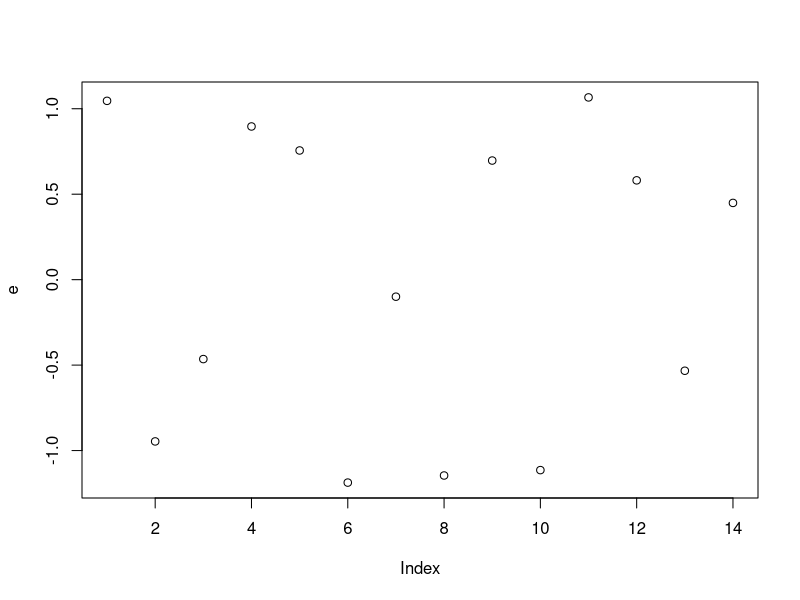
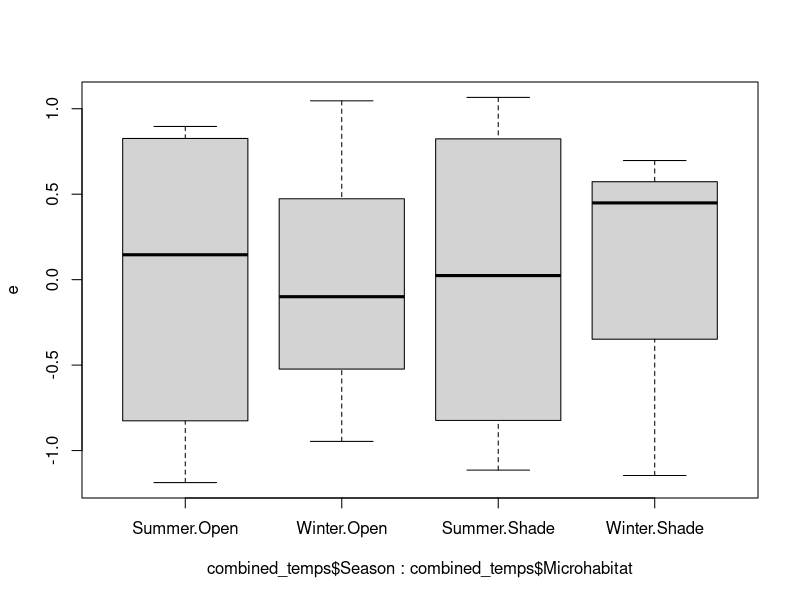
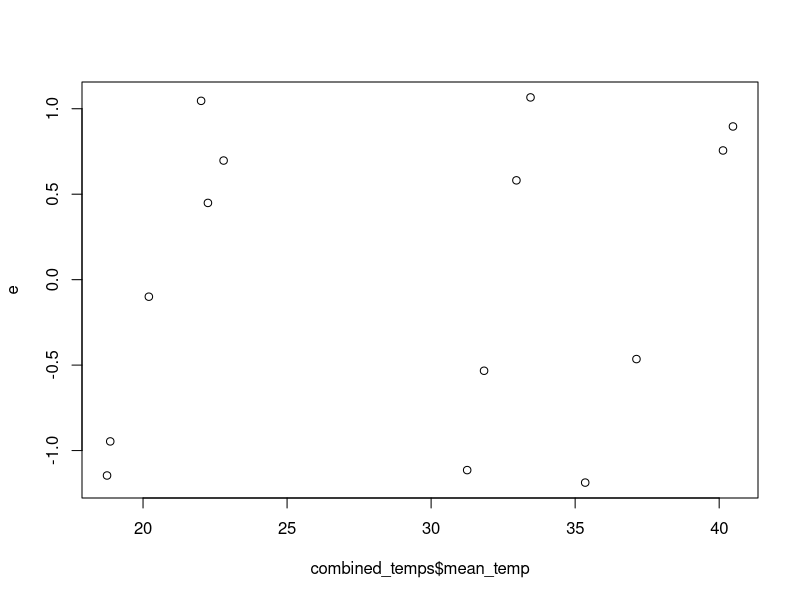

Reproduce these figures in R, in order.
combined_temps <- read.csv("Data/combined_temps_final.csv") # upload dataset
combined_temps <- combined_temps[combined_temps$Season %in% c("Summer", "Winter"),]
str(combined_temps) # check that the structure of the table fits the Anova

library(nlme)
gls.model <- gls(mean_temp ~ Microhabitat*Season, data = combined_temps, weights = varIdent(form =~1|Microhabitat*Season)) 
summary(gls.model)

e = residuals(gls.model, type="n")
plot(e)
boxplot(e~combined_temps$Season+combined_temps$Microhabitat)
plot(e~combined_temps$mean_temp)
